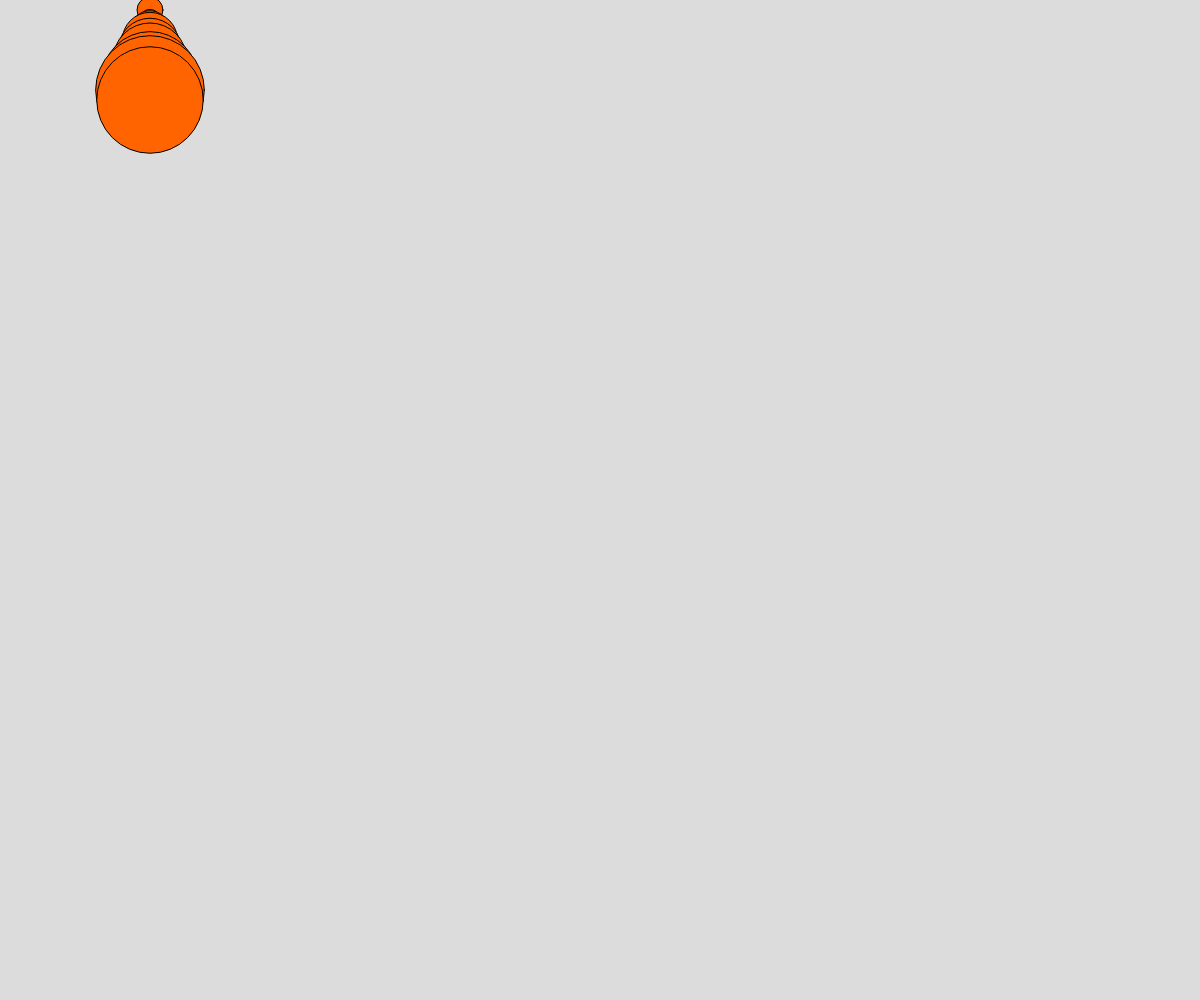
Frame 1 (no input)
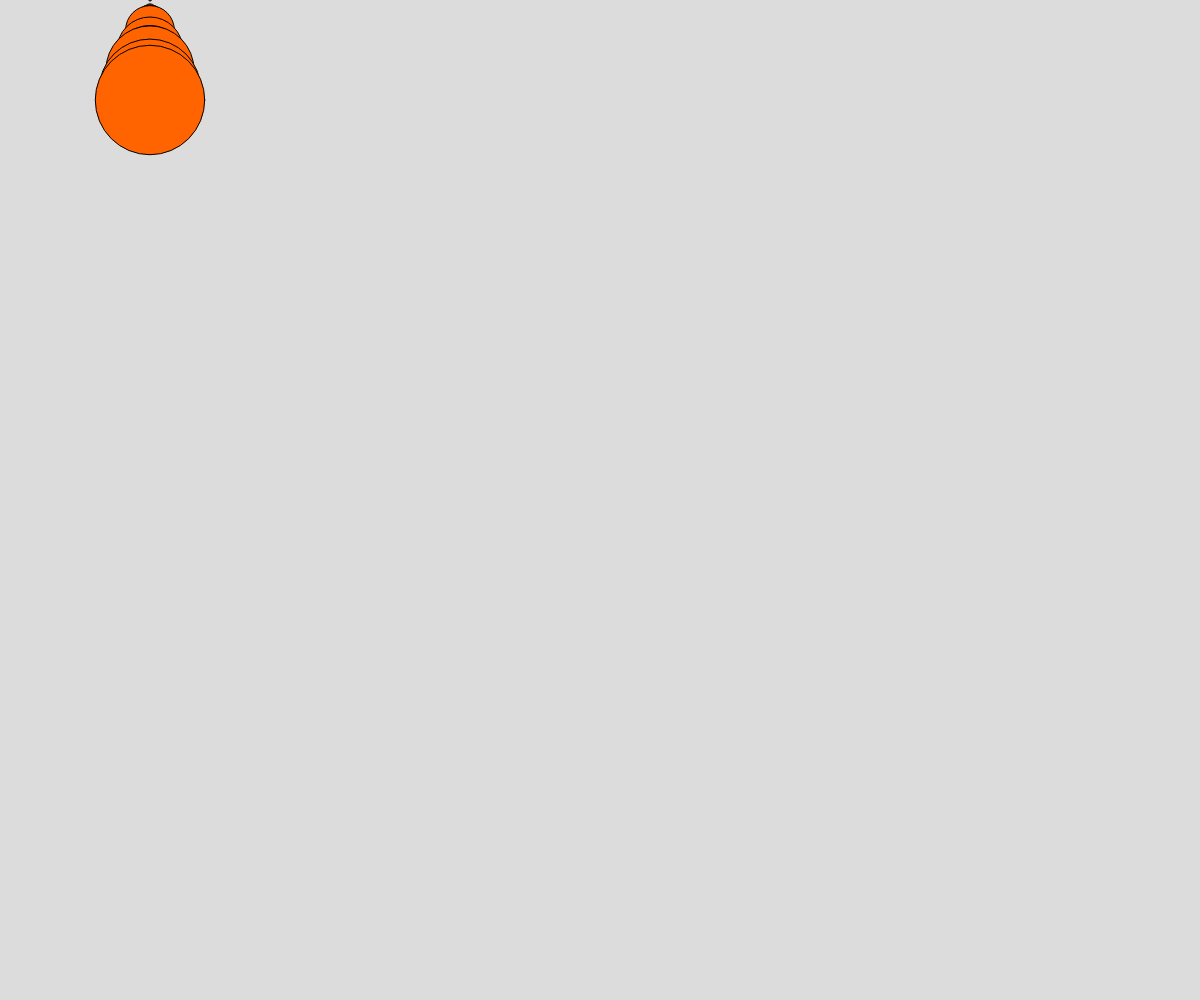
Frame 60 (no input)
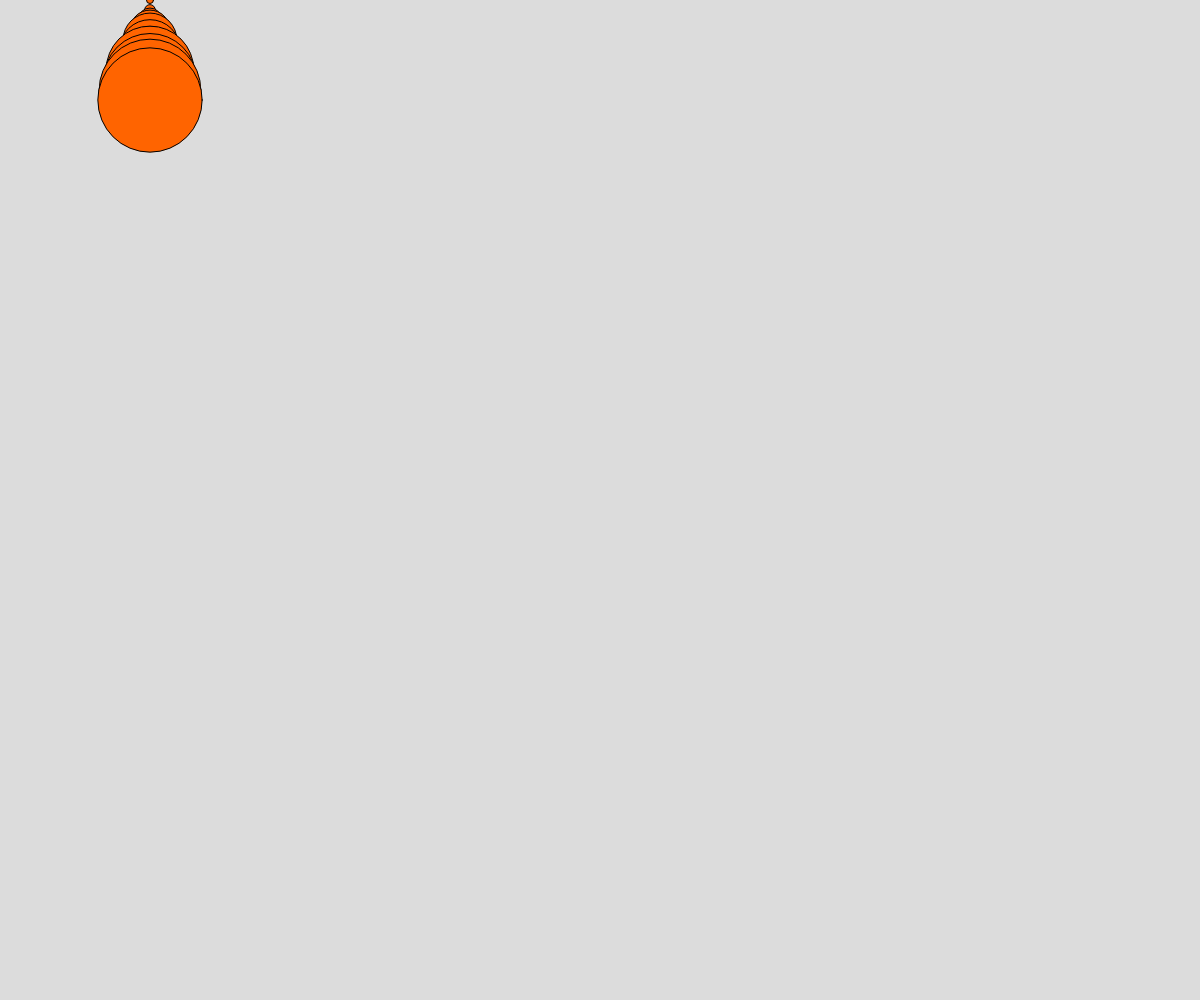
Frame 120 (the mouse pressed at the canvas centre since frame 60)

The p5.js sketch that drew these frames (run headless with seeded random() and noise() and a simulated clock; from frame 60 on, the mouse is pressed at the canvas centre):

// p5.js sketch
// ── sketch.js
let rgb = [255,100,0];

function setup() {
  createCanvas(windowWidth, windowHeight);
}

function draw(){
  background(220);

  fill(rgb)

  let i = 0;
  while(i<100){
    r = random (20)
    circle(150,i,
    )
    i+=10;
  }

  for(let i=0; i<=100; i+=10){
    r = random(20);
    circle(150,i,i+r)
  }

}
